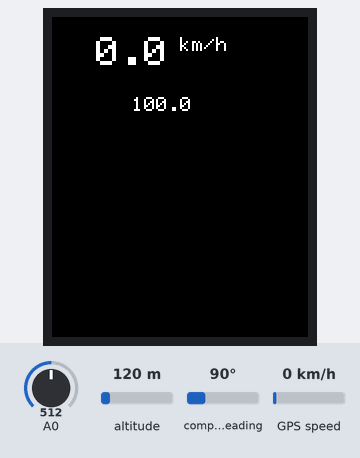
Recording of a sketch running on a simulated ESP8266 (NodeMCU). On the bench: 128×160 colour display. Inputs (shaded band) come from the test bench; at power-on: A0 = 512, GPS speed 0 km/h, altitude 120 m, compass heading 90°. Storage starts empty; the GPS gets a fix after 3 s at 37.7749, -122.4194 with 8 satellites.

Above: at 1.3 s.
1.4 s: A0 set to 586
4.8 s: A0 set to 611
At 5.3 s:
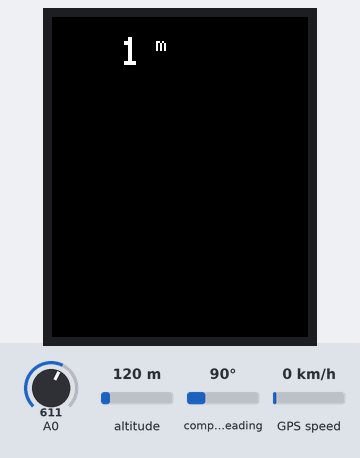
8.9 s: GPS speed set to 2 km/h
At 10.2 s:
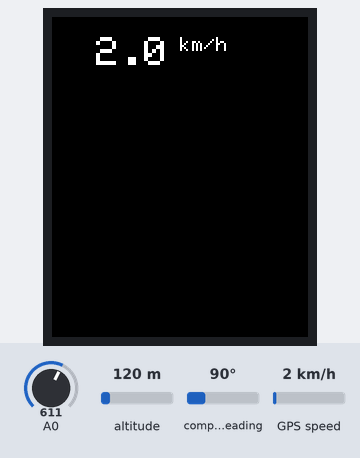
11.9 s: A0 set to 306
At 14.1 s:
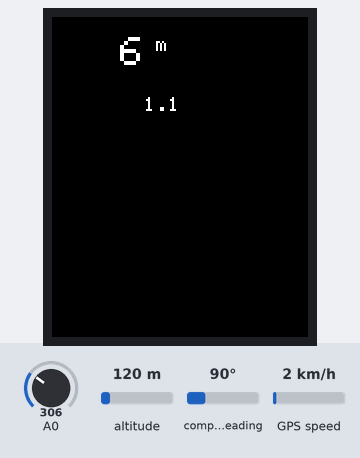
Timing chart, 0 to 15.5 s (numbered marks = the images above; inputs shaded):
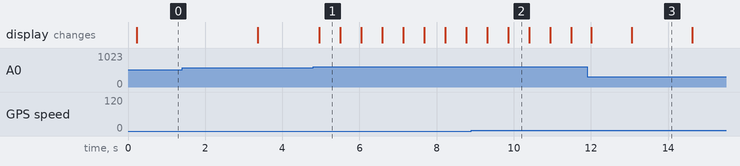

The sketch:

gps_main_NANO.ino
```cpp
#include <TinyGPS++.h>
#include <SoftwareSerial.h>
#include <SPI.h>
#include <SD.h>
#include <Adafruit_GFX.h>    // Core graphics library
#include <Adafruit_ST7735.h> // Hardware-specific library for ST7735

#define TFT_CS        D1
#define TFT_RST       D0 // Or set to -1 and connect to Arduino RESET pin
#define TFT_DC        D2

static const int RXPin = D4, TXPin = D3;
static const uint32_t GPSBaud = 9600;

TinyGPSPlus gps;
SoftwareSerial ss (RXPin, TXPin);
File file;

Adafruit_ST7735 tft = Adafruit_ST7735(TFT_CS, TFT_DC, TFT_RST);

// char array for printing on the screen
int buttonValue = 0;
float Speed = 0;
int Satelites = 0;
float Hdop;
unsigned int Fail;
unsigned int lowSignal = 0;
unsigned int veryLowSignal = 0;
unsigned int signalLost = 0;
unsigned long Millis0 = 0;
bool position0Saved = false;
bool distanceCalculated = false;
bool timePassed = true;
bool changedToKM = false;
char convertString[10];
float Lat0;
float Long0;
float distance;
float totalDistance = 0;
float distance0 = 0;


//.....................................................................................................................................................................
static void smartDelay(unsigned long ms) {
  unsigned long start = millis();
  do {
    while (ss.available())
      gps.encode(ss.read());
  } while (millis() - start < ms);
}

//---------------------------------------------------------------------------------------------------------------------------------------------------------------------

class DistanceClass {
  public:
    void savePosition0(){
      smartDelay(0);
      Lat0 = gps.location.lat();
      Long0 = gps.location.lng();
      position0Saved = true;
    }

    void distanceCalculating(){
      distance = TinyGPSPlus::distanceBetween(gps.location.lat(), gps.location.lng(), Lat0, Long0);
      position0Saved = false;
      distanceCalculated = true;
      distance0 += distance;
      if (totalDistance < 1000) totalDistance += distance;

      else if (totalDistance >= 1000) {
        if (changedToKM == false) {
          totalDistance = totalDistance / 1000;
          tft.fillScreen(ST7735_BLACK);
          changedToKM == true;
        }
        distance = distance / 1000.0;
        totalDistance += distance;
      }

      smartDelay(0);
    }
};
//----------------------------------------------------------------------------------------------------------------------------------------------------------------------

class PrintingClass {
  public:

    void Settings(byte TEXTSIZE, byte Y, byte X) {
      tft.setTextSize(TEXTSIZE);
      tft.setCursor(Y, X);
    }

    void Value(float VARIABLE, byte NUMBERSIZE, byte DECIMALPLACES) {
      dtostrf(VARIABLE, NUMBERSIZE, DECIMALPLACES, convertString);
      tft.print(convertString);
    }
};
//----------------------------------------------------------------------------------------------------------------------------------------------------------------------
///////////////////////////////////////////////////////////////////////////////////////////////////////////////////////////////////////////////////////////////////////

void setup() {
  Serial.begin(74880);
  ss.begin(GPSBaud);
  SD.begin(D8);
  Serial.println("\n\n\n");
//  pinMode(2, INPUT);
//  pinMode(A4, INPUT);

  tft.initR(INITR_BLACKTAB);
  tft.fillScreen(ST7735_BLACK);
  tft.setFont();

  printColor(ST7735_WHITE);
}

////////////////////////////////////////////////////////////////////////////////////////////////////////////////////////////////////////////////////////////////////////
////////////////////////////////////////////////////////////////////////////////////////////////////////////////////////////////////////////////////////////////////////

PrintingClass Print;
DistanceClass Distance;

void loop() {
  if(!SD.begin(D8)) {
      Print.Settings(1, 10, 90);
      tft.print("sd fail");
    }
    else {
      Print.Settings(1, 10, 90);
      tft.print("       ");
    }

  smartDelay(0);
  signalStrength();

  Hdop = gps.hdop.hdop();
  Speed = gps.speed.kmph();

  Print.Settings(1, 40, 40);
  Print.Value(Hdop, 4, 1);

  if (Hdop < 12){
    passTime();

    if (position0Saved == false && timePassed == true){

      Distance.savePosition0();
      saveToSD();

      if (Speed > 40 );

      else if (Speed > 25 && Speed < 40) {
       Millis0 = millis() + 1000;
      }

      else if (Speed > 10 && Speed < 25) {
       Millis0 = millis() + 1500;
      }

      else if (Speed > 4 && Speed < 10) {
       Millis0 = millis() + 2000;
      }
    }
  }
  next();

  switch (buttonValue) {
    //printing speed
    case 0:
      //if (Speed < 4 || Hdop > 12) Speed = 0;
      Print.Settings(2, 10, 10);
      Print.Value(Speed, 4, 1);
      tft.setTextSize(1);
      tft.print(" km/h");
      break;

    //printing distance
    case 1:
      if (totalDistance < 1000) {
        Print.Settings(2, 10, 10);
        Print.Value(totalDistance, 3, 0);
        tft.setTextSize(1);
        tft.print(" m");
      }
      else if (totalDistance >= 1000) {
        Print.Settings(2, 10, 10);
        Print.Value(totalDistance, 7, 2);
        tft.setTextSize(1);
        tft.print(" km");
      }
      break;


    //printing signal strength
    case 2:
      Fail = gps.failedChecksum();
      Print.Settings(1, 10, 115);
      Print.Value(Fail, 4, 0);

      Print.Settings(1, 50, 115);
      Print.Value(lowSignal, 5, 0);

      Print.Settings(1, 10, 125);
      Print.Value(veryLowSignal, 5, 0);

      Print.Settings(1, 50, 125);
      Print.Value(signalLost, 4, 0);
      break;
    }
  smartDelay(500);
}
////////////////////////////////////////////////////////////////////////////////////////////////////////////////////////////////////////////////////////////////////////
//.....................................................................................................................................................................

void printColor (const uint16_t TEXTCOLOR) {
//  const uint16_t  blackColor        = ST7735_BLACK;
//  const uint16_t  redColor          = 0xF800;
//  const uint16_t  greenColor        = 0x07E0;
//  const uint16_t  yellowColor       = 0xFFE0;
//  const uint16_t  whiteColor        = ST7735_WHITE;

  tft.setTextColor(TEXTCOLOR, ST7735_BLACK);
}
//.....................................................................................................................................................................

void passTime(){
  DistanceClass Distance;
  if (Millis0 <= millis()) {
    if (position0Saved == true){
      Distance.distanceCalculating();
      timePassed = true;
    }
  }
  else timePassed = false;
}
//.....................................................................................................................................................................

void signalStrength(){
  if (Satelites < 2) signalLost++;
  else if (Hdop > 12) veryLowSignal++;
  else if (Hdop > 4) lowSignal++;
}
//.....................................................................................................................................................................

void saveToSD() {
  if (distance0 >= 30) {
    if(!SD.begin(D8)) {
      Print.Settings(1, 10, 90);
      tft.print("       ");
      tft.print("sd fail");
    }

    file = SD.open("poloha.txt", FILE_WRITE); //creating the file
    if (file) {
      char latString[9];
      char longString[9];
      dtostrf(Lat0, 9, 6, latString);
      dtostrf(Long0, 9, 6, longString);
      file.print("[");
      file.print(longString);
      file.print(", ");
      file.print(latString);
      file.println("], ");
      Serial.println("file");
      file.close();
    }
    distance0 = 0;
  }
}


void next(){
  if (analogRead(A0) >= 600) {
    buttonValue++;
    if (buttonValue > 1) buttonValue = 0;
    tft.fillScreen(ST7735_BLACK);
  }
}
//.....................................................................................................................................................................
```

Measured:
- the behaviour switches between 599 and 600 on A0 (found by bisection; images 0 and 1)
- after the input at 4.8 s, the display: changes after 0.16 s (image 1)
- what the display in image 1 shows lasts 0.5 s, from 5.0 s to 5.5 s
